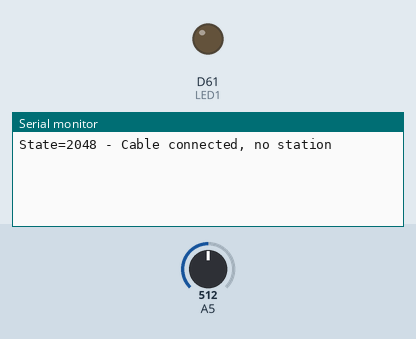
Recording of a sketch running on a simulated Arduino Zero (SAMD21). Shown: output pins drawn as LEDs (lit = HIGH), the last lines printed to the serial monitor. Inputs (shaded band) come from the test bench; at power-on: A5 = 512 (analog values on the 0–1023 scale).

Above: at 1.2 s.
1.3 s: A5 set to 716
At 2.0 s:
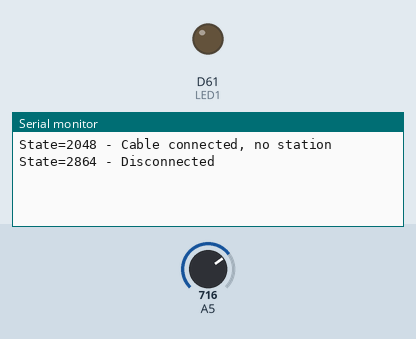
2.8 s: A5 set to 900
At 3.2 s:
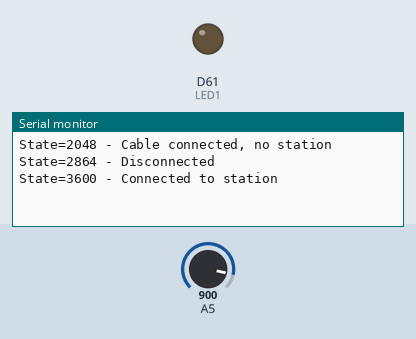

Measured:
- after the input at 1.3 s, the serial monitor: prints a new line at once (image 1)
- after the input at 2.8 s, the serial monitor: prints a new line at once (image 2)

The sketch:

readpwm.ino
```cpp
#define LED1 61

void setup() {
  pinMode(LED1, OUTPUT);
  digitalWrite(LED1, LOW);
  Serial.begin(115200);
  analogReadResolution(12);
}

// should be called maximum of times in a second (it takes 100 microseconds)
// T=1 ms <=> F=100kHz
int read_state() {
static int i=0;
static int v[10]={0,0,0,0,0,0,0,0,0,0};
int m=0;
	  v[i]=analogRead(A5);  /* delayMicroseconds(100); */
    i++; if (i==10) i=0;
    for(int j=0;j<10;j++) m=max(v[j],m);
	return m;
}


// display state each period (ms) or more
void display_state(int s,unsigned long period) {

 Serial.print(" State="); Serial.print(s);

  if (s>3900) { // 3400
    Serial.println(" - Connected to station without resistance");return;
  }
  if (s>3200) { Serial.println(" - Connected to station");return; // 3400-3800
  }
  if (s>2300) { Serial.println(" - Disconnected");return; // 2446
  }
  if (s>2000) { Serial.println(" - Cable connected, no station");return; // 2147
  }
 Serial.println(" - Board error, check spi cable");
}

char cpl_display_state() {
char state;
static char oldstate=3;
static char retour=0;

  // check state
  int s=read_state(); // CPL_READ_STATE
  if (s>4000) state=1;
  else if (s>3200) state=2;
  else if (s>2300) state=3;
  else if (s>2000) state=4;
  else state=5;
  if (state==oldstate) return retour;
  oldstate=state;

  // if state changes, display state
  Serial.print("State="); Serial.print(s);
  switch(state) {
    case 1: Serial.println(" - Connected to station without resistance"); retour=1; return 1;
    case 2: Serial.println(" - Connected to station"); retour=1; return 1;
    case 3: Serial.println(" - Disconnected"); retour=0; return 0;
    case 4: Serial.println(" - Cable connected, no station"); retour=0; return 0;
    default: Serial.println(" - Board error, check spi cable"); retour=0; return 0;
  }
}

void loop() {
  // int pwm_state=read_state();
  // display_state(pwm_state,1000);
  cpl_display_state();
  // let the time to analogread to get value (100 microseconds)
  delayMicroseconds(100); // maybe adjusted if ucontroller needs a part of these 100 us

}
```
